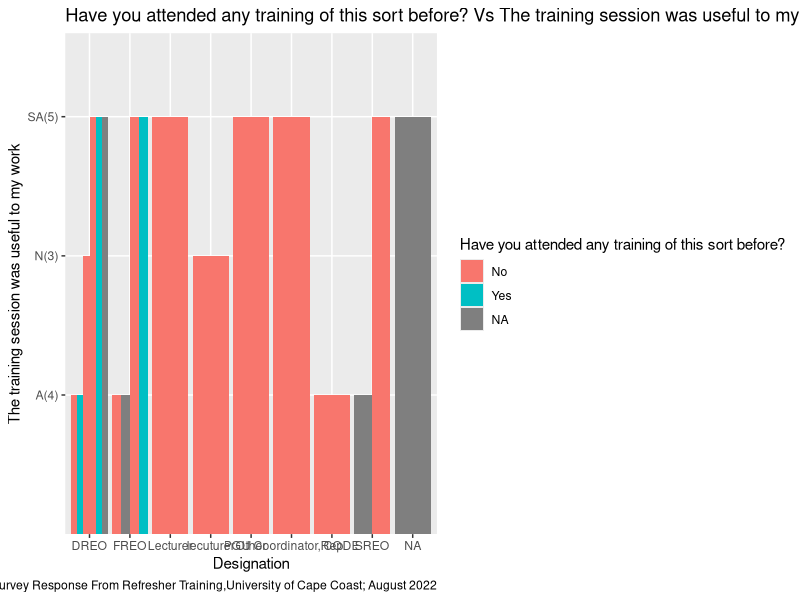

Generate this figure with R: (Note: this script raises an error after producing the figure.)
library(ggplot2)
library(tidyverse)
library(readxl)

survey <- read_excel("Questionaire.xlsx")
names(survey)

# Filtering respondents
table(survey$`Have you attended any training of this sort before?`)

#attended a similar training
attended_similar <- (subset(survey, survey$`Have you attended any training of this sort before?`== "Yes"))

#Never attended a similar training
not_attended_similar <- (subset(survey, survey$`Have you attended any training of this sort before?`== "No"))


ggplot(survey, aes(Designation, `The training session was useful to my work`,  fill=`Have you attended any training of this sort before?`)) +
  geom_bar(stat="identity", position = "dodge") +
  labs(title="Have you attended any training of this sort before? Vs The training session was useful to my work",
       caption = "Source: Survey Response From Refresher Training,University of Cape Coast; August 2022")


g <- ggplot(survey, aes(`Using the UCCOSIS improves the quality of my task/work`))
g + geom_bar(aes(fill=College), width = 0.5) + 
  theme(axis.text.x = element_text(angle=0, vjust=0.5)) +
  labs(title="Using the UCCOSIS improves the quality of my task/work", 
      subtitle="Note: NA implies No Answer", 
       caption="Source: Survey Response From Refresher Training,University of Cape Coast; August 2022")

b <- ggplot(survey, aes(Designation))
b + geom_bar(aes(fill=College), width = 0.5) + 
  theme(axis.text.x = element_text(angle=0, vjust=0.5)) +
  labs(title="Using the UCCOSIS improves the quality of my task/work", 
       subtitle="Note: NA implies No Answer", 
       caption="Source: Survey Response From Refresher Training,University of Cape Coast; August 2022")

a <- ggplot(survey, aes(Designation))
a + geom_bar(aes(fill=College), width = 0.5)+
  theme(axis.text.x = element_text(angle=0, vjust=0.5)) +
  labs(title="Using the UCCOSIS improves the quality of my task/work", 
       subtitle="Note: NA implies No Answer", 
       caption="Source: Survey Response From Refresher Training,University of Cape Coast; August 2022") 
